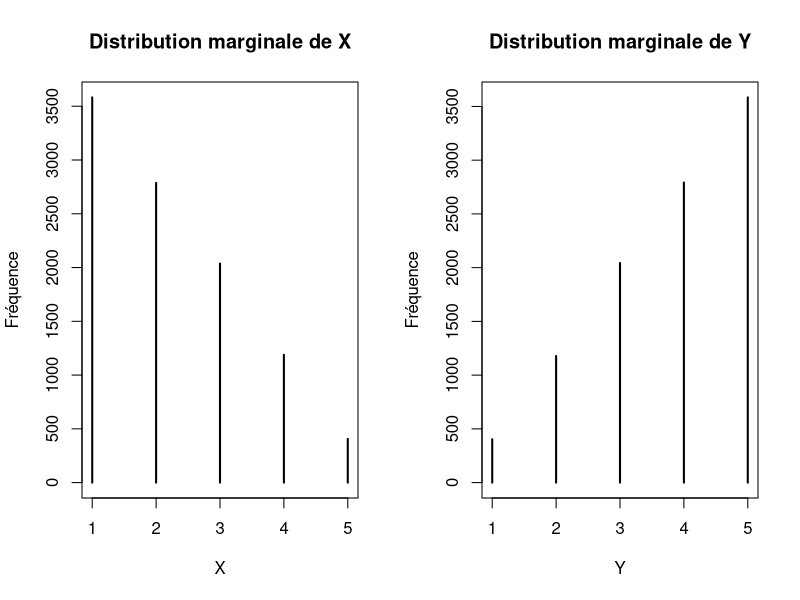

Recreate this plot in R.
# Exercice 1
U <- sample(1:5, size = 10000, replace = TRUE)
V <- sample(1:5, size = 10000, replace = TRUE)

# Calculer X et Y
X <- pmin(U, V)
Y <- pmax(U, V)

head(data.frame(U, V, X, Y))

table(X, Y)

# Exercice 2

# J'ai pas compris ça j'ai pompé sur Google :////////
par(mfrow = c(1, 2))

plot(table(X), main = "Distribution marginale de X", xlab = "X",  ylab = "Fréquence", type = "h", lwd = 2)
plot(table(Y), main = "Distribution marginale de Y", xlab = "Y", ylab = "Fréquence", type = "h", lwd = 2)

par(mfrow = c(1, 1))